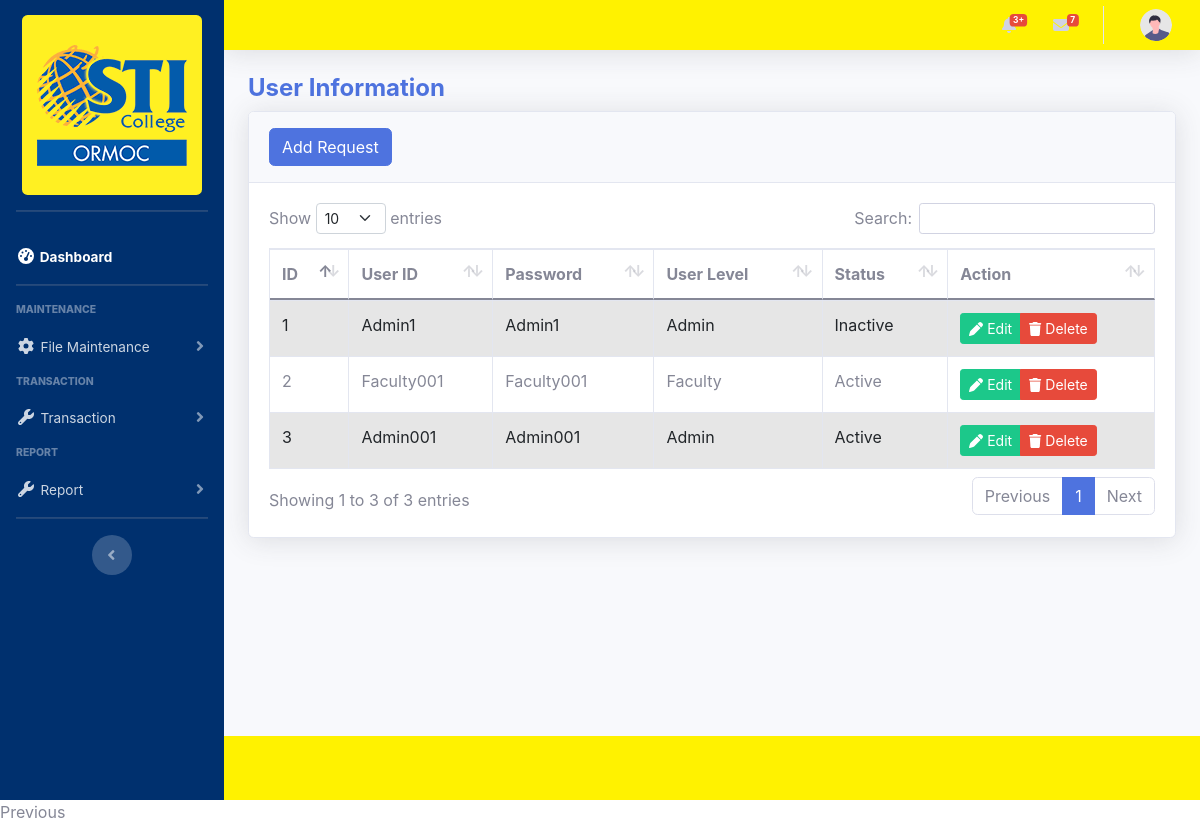
Screenshot of /user.php with the database file from the repository.
### tables this page shows
CREATE TABLE `tbl_user_levels` (
  `user_id` int(11) NOT NULL,
  `Employee_ID` varchar(20) NOT NULL,
  `Password` varchar(20) NOT NULL,
  `Userlevel` varchar(20) NOT NULL,
  `Status` varchar(20) NOT NULL
);

### user.php (the view, shortened to what this page needs)
<?php
include 'includes/header.php';
?>
<div class="container-fluid">
    <div class="page-title">
        <h4 class="font-weight-bold text-primary">User Information</h4>
    </div>
    <div class="card shadow mb-4">
        <div class="card-header py-3">
            <button type="button" class="btn btn-primary" data-bs-toggle="modal" data-bs-target="#addUser">Add Request</button>
        </div>
        <div class="card-body">
            <div class="table-responsive">
                <table id="dataTable" class="table table-striped table-bordered nowrap" style="width: 100%">
                    <thead>
                        <th>ID</th>
                        <th>User ID</th>
                        <th>Password</th>
                        <th>User Level </th>
                        <th>Status</th>
                        <th>Action</th>
                    </thead>
                    <tbody>
                        <?php
                        $database = new Connection();
                        $db = $database->open();
                        try {
                            $sql = 'SELECT * FROM tbl_user_levels';
                            foreach ($db->query($sql) as $Users) {
                                ?>
                                <tr>
                                    <td><?php echo $Users['user_id']; ?></td>
                                    <td><?php echo $Users['Employee_ID']; ?></td>
                                    <td><?php echo $Users['Password']; ?></td>
                                    <td><?php echo $Users['Userlevel']; ?></td>
                                    <td><?php echo $Users['Status']; ?></td>
                                    <td>
                                        <div class="btn-group" role="group" aria-label="Action Buttons">
                                            <a href="#editUser_<?php echo $Users['user_id']; ?>" class="btn btn-success btn-sm" data-toggle="modal"><i class="fa-solid fa-pen"></i> Edit</a>
                                            <a href="#deleteUer_<?php echo $Users['user_id']; ?>" class="btn btn-danger btn-sm" data-bs-toggle="modal"><i class="fa-solid fa-trash"></i> Delete</a>
                                        </div>
                                    </td>
                                </tr>
                                <?php
                            }
                        } catch (PDOException $e) {
                            echo "There is some problem in connection: " . $e->getMessage();
                        }
                        ?>
                    </tbody>
                </table>
            </div>
        </div>
    </div>
</div>
<?php
include 'includes/footer.php';
include 'includes/scripts.php';
?>

### rows the page displays
tbl_user_levels: user_id "1", Employee_ID "Admin1", Password "Admin1", Userlevel "Admin", Status "Inactive"
tbl_user_levels: user_id "2", Employee_ID "Faculty001", Password "Faculty001", Userlevel "Faculty", Status "Active"
tbl_user_levels: user_id "3", Employee_ID "Admin001", Password "Admin001", Userlevel "Admin", Status "Active"
